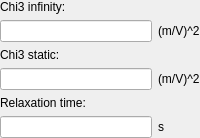
                <widget class="QWidget" name="page_NonlinearKerr">
                 <layout class="QGridLayout" name="gridLayout_26">
                  <property name="leftMargin">
                   <number>0</number>
                  </property>
                  <property name="topMargin">
                   <number>0</number>
                  </property>
                  <property name="rightMargin">
                   <number>0</number>
                  </property>
                  <property name="bottomMargin">
                   <number>0</number>
                  </property>
                  <property name="spacing">
                   <number>6</number>
                  </property>
                  <item row="0" column="0">
                   <widget class="QLabel" name="label_118">
                    <property name="text">
                     <string>Chi3 infinity:</string>
                    </property>
                   </widget>
                  </item>
                  <item row="1" column="1">
                   <widget class="QLabel" name="label_132">
                    <property name="text">
                     <string>(m/V)^2</string>
                    </property>
                   </widget>
                  </item>
                  <item row="1" column="0">
                   <widget class="QLineEdit" name="lineEdit_ElChi3Infinity"/>
                  </item>
                  <item row="5" column="0">
                   <widget class="QLineEdit" name="lineEdit_ElRelaxationTime1_3"/>
                  </item>
                  <item row="3" column="1">
                   <widget class="QLabel" name="label_133">
                    <property name="text">
                     <string>(m/V)^2</string>
                    </property>
                   </widget>
                  </item>
                  <item row="2" column="0">
                   <widget class="QLabel" name="label_130">
                    <property name="text">
                     <string>Chi3 static:</string>
                    </property>
                   </widget>
                  </item>
                  <item row="4" column="0">
                   <widget class="QLabel" name="label_131">
                    <property name="text">
                     <string>Relaxation time:</string>
                    </property>
                   </widget>
                  </item>
                  <item row="5" column="1">
                   <widget class="QLabel" name="label_134">
                    <property name="text">
                     <string>s</string>
                    </property>
                   </widget>
                  </item>
                  <item row="3" column="0">
                   <widget class="QLineEdit" name="lineEdit_ElChi3Static"/>
                  </item>
                 </layout>
                </widget>
